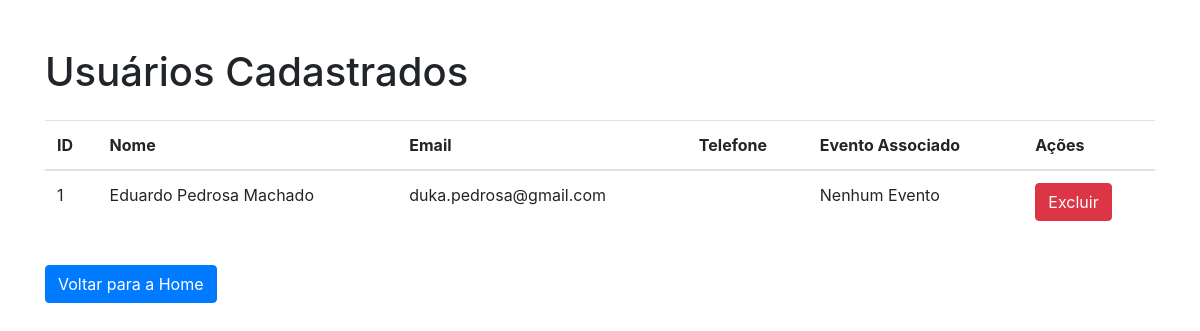
Before: /usuarios (signed in) with the older database file.
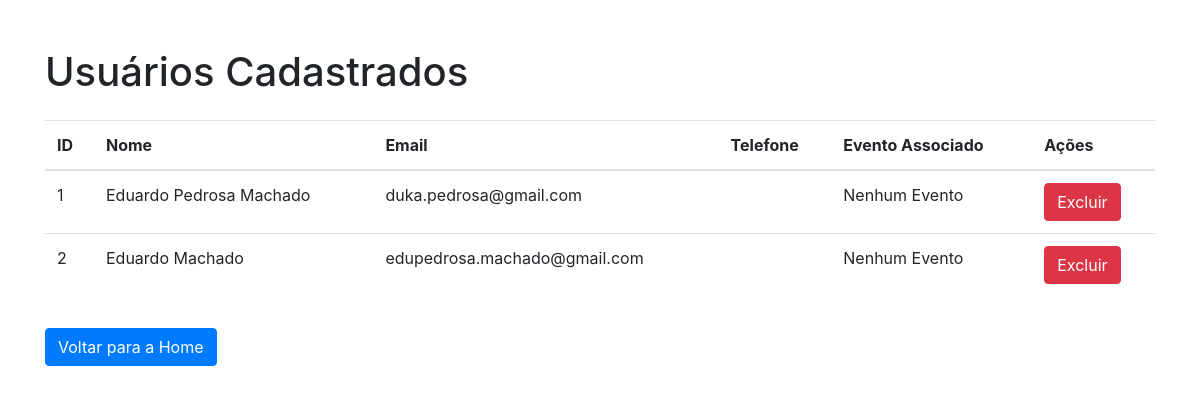
After: the same page with the newer database file.
### models.py (models this page shows, shortened)
class UsuarioLogin(db.Model, UserMixin):
    __tablename__ = 'usuario_login'
    id = db.Column(db.Integer, primary_key=True)
    nome = db.Column(db.String(100), nullable=False)
    email = db.Column(db.String(100), nullable=False, unique=True)
    senha_hash = db.Column(db.String(128), nullable=False)
    aprovado = db.Column(db.Boolean, default=False)  # Para usuários que precisam de aprovação
    is_admin = db.Column(db.Boolean, default=False)  # Marca o usuário como administrador

### app.py (the view)
@app.route('/usuarios')
@login_obrigatorio
def lista_usuarios():
    if not session.get('is_admin'):
        flash('Ação não permitida.', 'danger')
        return redirect(url_for('home'))
    usuarios = UsuarioLogin.query.all()
    return render_template('usuarios.html', usuarios=usuarios)

### app.py (called while the page is built)
@login_manager.user_loader
def load_user(user_id):
    return UsuarioLogin.query.get(int(user_id))

def login_obrigatorio(f):
    @wraps(f)
    def decorated_function(*args, **kwargs):
        if 'usuario_id' not in session:
            flash('Você precisa estar logado para acessar esta página.', 'warning')
            return redirect(url_for('login'))
        return f(*args, **kwargs)
    return decorated_function

### templates/usuarios.html (shortened to what this page needs)
<!DOCTYPE html>
<html lang="pt-BR">
<head>
    <link rel="stylesheet" href="https://maxcdn.bootstrapcdn.com/bootstrap/4.0.0/css/bootstrap.min.css">
</head>
<body>
    <div class="container">
        <h1 class="mt-5">Usuários Cadastrados</h1>
        <table class="table mt-4">
            <thead>
                <tr>
                    <th scope="col">ID</th>
                    <th scope="col">Nome</th>
                    <th scope="col">Email</th>
                    <th scope="col">Telefone</th>
                    <th scope="col">Evento Associado</th>
                    <th scope="col">Ações</th>
                </tr>
            </thead>
            <tbody>
                {% for usuario in usuarios %}
                    <tr>
                        <td>{{ usuario.id }}</td>
                        <td>{{ usuario.nome }}</td>
                        <td>{{ usuario.email }}</td>
                        <td>{{ usuario.telefone }}</td>
                        <td>{{ usuario.evento.nome if usuario.evento else 'Nenhum Evento' }}</td>
                        <td>
                            <form action="{{ url_for('excluir_usuario', usuario_id=usuario.id) }}" method="POST" style="display:inline;">
                                <button type="submit" class="btn btn-danger">Excluir</button>
                            </form>
                        </td>
                    </tr>
                {% endfor %}
            </tbody>
        </table>
        <a href="{{ url_for('home') }}" class="btn btn-primary mt-3">Voltar para a Home</a>
    </div>
</body>
</html>

Changed rows visible on the page:
added UsuarioLogin: id "2", nome "Eduardo Machado", email "edupedrosa.machado@gmail.com", evento "Nenhum Evento"
